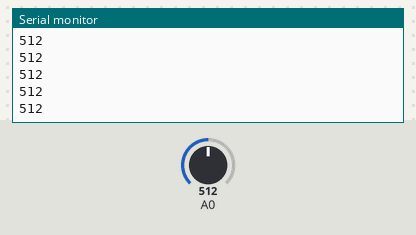
Simulated run of this sketch. Board: Arduino Uno, built with avr-gcc and run on an emulated ATmega328P. Shown: the last lines printed to the serial monitor. Inputs (shaded band) come from the test bench; at power-on: A0 = 512.

Above: at 1.2 s.
1.3 s: A0 set to 716
At 2.3 s:
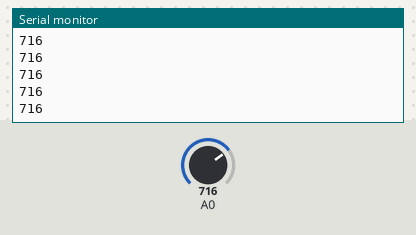
2.8 s: A0 set to 900
At 3.9 s:
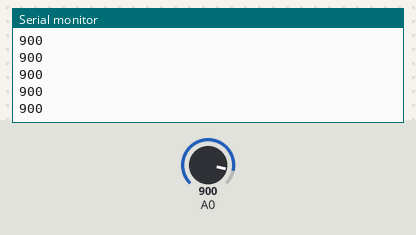
Timing chart, 0 to 5.8 s (numbered marks = the images above; inputs shaded):
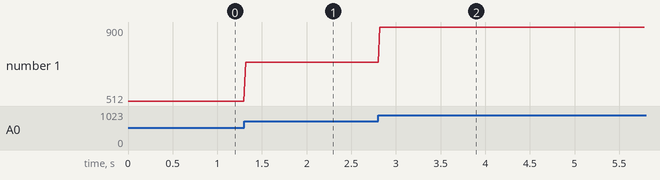

Measured:
- after the input at 1.3 s, the serial monitor: prints a new line at once (image 1)
- after the input at 2.8 s, the serial monitor: prints a new line at once (image 2)
- plotted number 1: 512 → 716 after the input at 1.3 s, 716 → 900 after the input at 2.8 s

The sketch:

ECG_ESP8266.ino
```cpp
// (licence header left out)
//NOTE: SDN pin needs to be pulled high, so connecting to voltage will suffice
void setup() {
  // initialize the serial communication:
  Serial.begin(115200);
  int D7 = 13;
  int D8 = 15;
  pinMode(D7, INPUT); // Setup for leads off detection LO +
  pinMode(D8, INPUT); // Setup for leads off detection LO -
}
void loop() {

  int vs = analogRead(A0);
  Serial.println(vs);
  //Wait for a bit to keep serial data from saturating
  delay(20);
}
```
